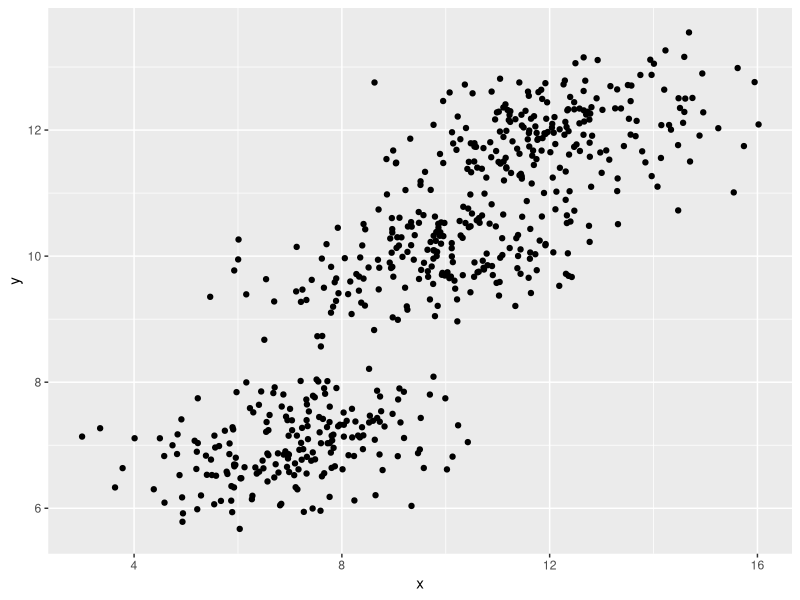

This figure's R source:
## ---- chunk 1
knitr::opts_chunk$set(echo = TRUE)
library(tidyverse)
library(stats) # For linear models
library(MASS) # For random data generation with exact means 
library(knitr) # for nice tables

rm(list = ls())
## ---- chunk 2
# Parameters
group_size <- 200 
mean_g1 <- 10
mean_g2 <- 12
mean_g3 <- 7
sd_g1 <- 0.3
sd_g2 <- 0.3
sd_g3 <- 0.3 
n_groups <- 3

# Data generation
group_1 <- mvrnorm(n = group_size, mu = mean_g1, Sigma = sd_g1, empirical = TRUE)
group_2 <- mvrnorm(n = group_size, mu = mean_g2, Sigma = sd_g2, empirical = TRUE)
group_3 <- mvrnorm(n = group_size, mu = mean_g3, Sigma = sd_g3, empirical = TRUE)
data <- c(group_1, group_2, group_3)
continuous <-data + mvrnorm(n = group_size*n_groups, mu = 0, Sigma = 2, empirical = TRUE)

# Data frame
df <- tibble(group_label = rep(c("group_1", "group_2", "group_3"), each = group_size),
             group_n = as_factor(rep(c(0, 1, 2), each = group_size)),
             group_2 = rep(c(0,1,0), each = group_size), 
             group_3 = rep(c(0,0,1), each = group_size),
             y = data,
             x = continuous)
## ---- chunk 3

ggplot(data = df, mapping = aes(x = x, y = y)) + 
  geom_point() 

